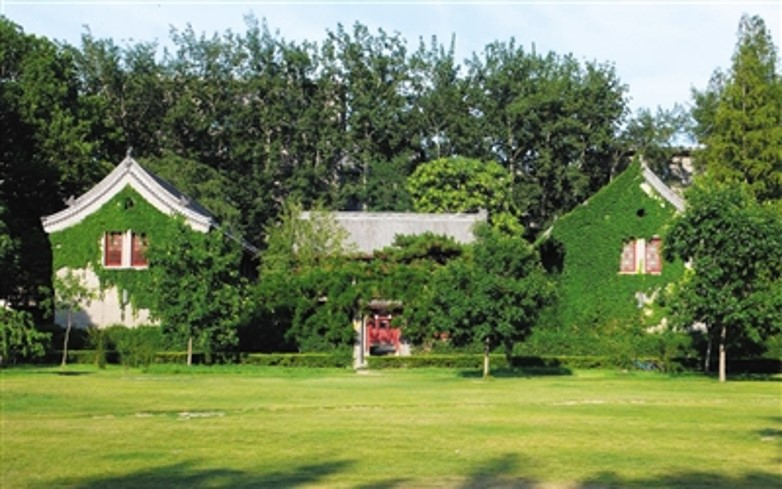
#> input picture Homework6/1.lbp_segment/test.jpg, 782 x 489 px
$ python LPB_segment.py
#> lines starting #> are read from the running program, lines starting #| are printed output that depends on the picture
import cv2
import numpy as np
from sklearn.cluster import KMeans


def load_image(file):
    img1 = cv2.imread(file, 1)
    cv2.imshow("test.jpg", img1)
    img1 = cv2.cvtColor(img1, cv2.COLOR_BGR2GRAY)
    return img1


# LBP图
def get_lbp(grayimg):
    rows, cols = grayimg.shape
    lbpmem = np.zeros((rows, cols), np.uint8)
    for i in range(1, rows - 1):
        for j in range(1, cols - 1):
            sum = 0;
            if (grayimg[i, j] < grayimg[i - 1, j - 1]):
                sum = 128 + sum
            if (grayimg[i, j] < grayimg[i - 1, j]):
                sum = sum + 64
            if (grayimg[i, j] < grayimg[i - 1, j + 1]):
                sum = sum + 32
            if (grayimg[i, j] < grayimg[i, j + 1]):
                sum = sum + 16
            if (grayimg[i, j] < grayimg[i + 1, j + 1]):
                sum = sum + 8
            if (grayimg[i, j] < grayimg[i + 1, j]):
                sum = sum + 4
            if (grayimg[i, j] < grayimg[i + 1, j - 1]):
                sum = sum + 2
            if (grayimg[i, j] < grayimg[i, j - 1]):
                sum = sum + 1
            lbpmem[i, j] = sum
    return lbpmem


# LBP直方图分布
def lbph_map(lbp_img):
    row, col = lbp_img.shape
    half_size = 21  # 图像区域大小
    strip_num = 64  # 直方图等级
    lbphv = []
    for i in range(half_size, row - half_size):
        for j in range(half_size, col - half_size):
            roi_img = lbp_img[(i - half_size):(i + half_size), (j - half_size):(j + half_size)]
            hist = np.zeros(strip_num, np.float32)
            hist = cv2.calcHist([roi_img], [0], None, [strip_num], [0, 255])
            histf = hist.flatten()
            histf = (histf / ((2 * half_size) * (2 * half_size)))
            lbphv.append(histf)
    return lbphv, row - 2 * half_size, col - 2 * half_size


# 分割
def lbp_segment(data, row, col):
    label = KMeans(n_clusters=7).fit_predict(data)
    label = label.reshape([row, col])
    newimg = np.zeros((row, col), np.uint8)
    for i in range(row):
        for j in range(col):
            newimg[i, j] = 255 / (label[i][j] + 1)
    return newimg


def main():
    img = load_image("test.jpg")
#> in load_image, img1 is the input picture: shape (489, 782, 3); mean B, G, R 85.1, 129.1, 113.8
#> in load_image, `img1 = cv2.cvtColor(img1, cv2.COLOR_BGR2GRAY)`:
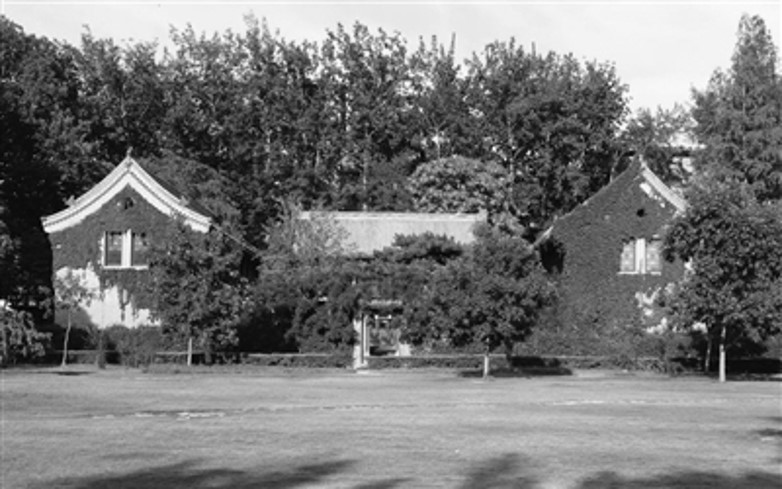
#> img1: shape (489, 782); min 0, max 255, mean 119.5
    row, col = img.shape
#> row = 489; col = 782
    lbphimg = get_lbp(img)
#> after the loop in get_lbp, `for i in range(1, rows - 1):`:
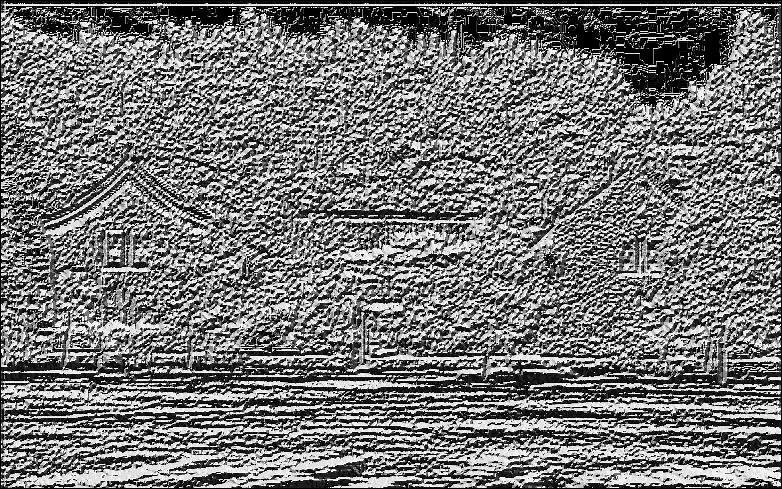
#> lbpmem: shape (489, 782); min 0, max 255, mean 118.1
    lbph_img, m_row, m_col = lbph_map(lbphimg)
#> after the loop in lbph_map, `for i in range(half_size, row - half_size):`: lbphv = 330780 items
#> lbph_img = 330780 items; m_row = 447; m_col = 740
    print(m_row, m_col)
#| 447 740
    labelimg = lbp_segment(lbph_img, m_row, m_col)
#> in lbp_segment, `label = label.reshape([row, col])`:
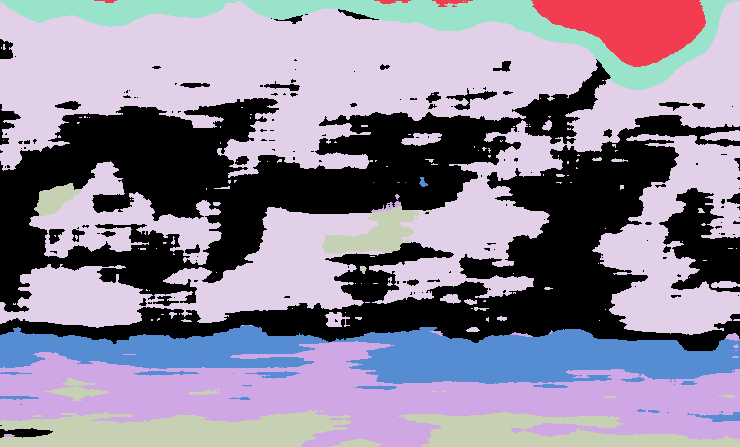
#> label: shape (447, 740) int32; 7 distinct labels, from 0 to 6; one colour per label, 0 black
#> after the loop in lbp_segment, `for i in range(row):`:
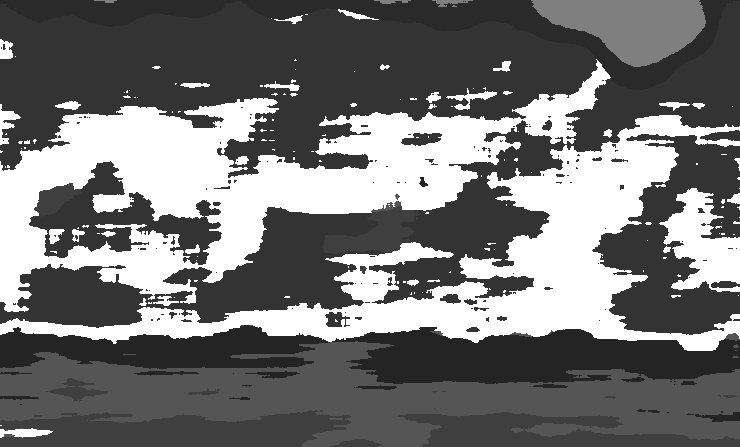
#> newimg: shape (447, 740); min 36, max 255, mean 116.8
    colorlab = cv2.applyColorMap(labelimg, cv2.COLORMAP_JET)
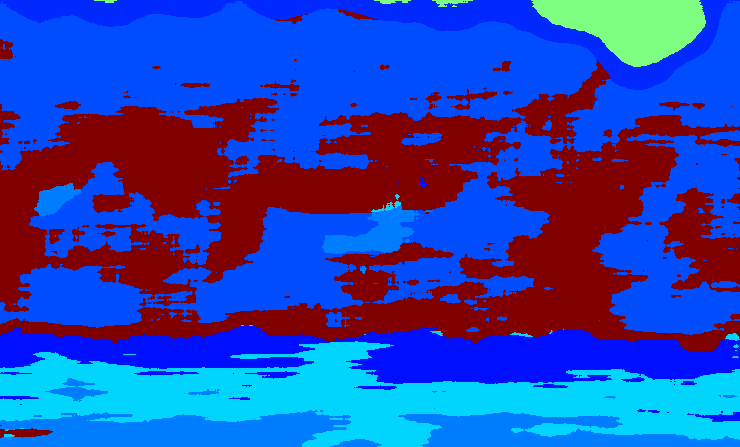
#> colorlab: shape (447, 740, 3); mean B, G, R 176, 70.1, 41.1
    cv2.imshow("segment", labelimg)
    cv2.imshow("color", colorlab)
    cv2.waitKey(0)


if __name__ == "__main__":
    main()
